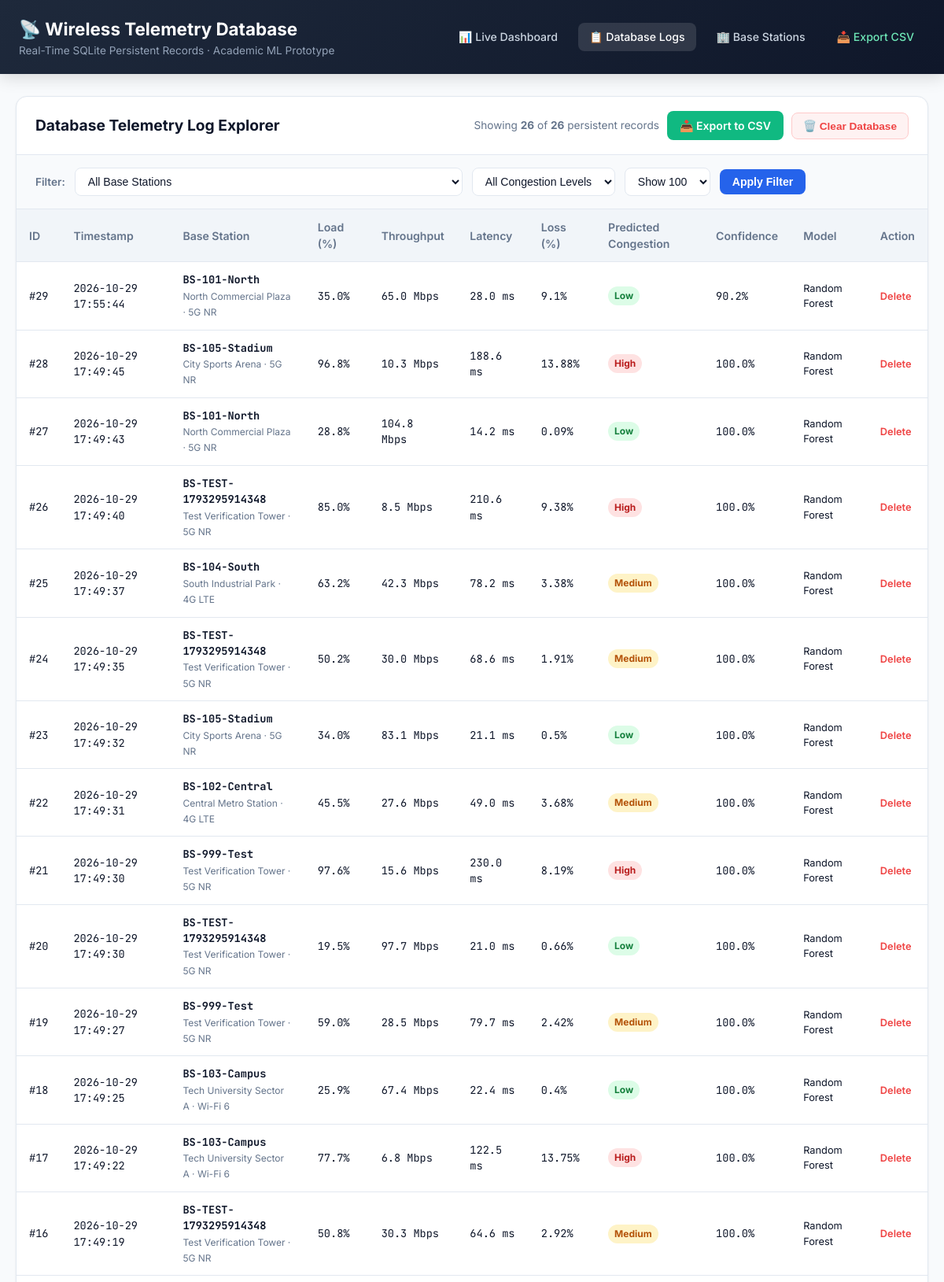
The app's page /history (upper part) with its own data.
### tables this page shows
CREATE TABLE telemetry_logs (
        id INTEGER PRIMARY KEY AUTOINCREMENT,
        cell_id TEXT NOT NULL,
        timestamp TIMESTAMP DEFAULT CURRENT_TIMESTAMP,
        network_load_pct REAL NOT NULL,
        throughput_mbps REAL NOT NULL,
        latency_ms REAL NOT NULL,
        packet_loss_pct REAL NOT NULL,
        predicted_congestion TEXT NOT NULL, -- Low, Medium, High
        confidence_pct REAL NOT NULL,
        model_used TEXT NOT NULL,
        prob_low REAL NOT NULL DEFAULT 0.0,
        prob_medium REAL NOT NULL DEFAULT 0.0,
        prob_high REAL NOT NULL DEFAULT 0.0,
        is_simulation INTEGER NOT NULL DEFAULT 0,
        FOREIGN KEY (cell_id) REFERENCES base_stations(cell_id) ON DELETE CASCADE
    );

CREATE TABLE base_stations (
        id INTEGER PRIMARY KEY AUTOINCREMENT,
        cell_id TEXT UNIQUE NOT NULL,
        name TEXT NOT NULL,
        location TEXT NOT NULL,
        frequency_band TEXT NOT NULL,
        technology TEXT NOT NULL, -- 4G LTE, 5G NR, Wi-Fi 6
        status TEXT NOT NULL DEFAULT 'Active', -- Active, Maintenance, Degraded
        created_at TIMESTAMP DEFAULT CURRENT_TIMESTAMP
    );

### app.py (the view)
@app.route("/history", methods=["GET"])
def history():
    cell_id = request.args.get("cell_id", "").strip() or None
    congestion = request.args.get("congestion", "").strip() or None
    limit = int(request.args.get("limit", 100))
    logs = database.get_recent_telemetry(limit=limit, cell_id=cell_id, congestion=congestion)
    base_stations = database.get_all_base_stations()
    db_stats = database.get_telemetry_statistics()
    return render_template(
        "history.html",
        logs=logs,
        base_stations=base_stations,
        selected_cell=cell_id,
        selected_congestion=congestion,
        db_stats=db_stats,
        total_shown=len(logs)
    )

### database.py (called while the page is built)
def get_db_connection() -> sqlite3.Connection:
    os.makedirs(DB_DIR, exist_ok=True)
    conn = sqlite3.connect(DB_PATH)
    conn.row_factory = sqlite3.Row
    conn.execute("PRAGMA foreign_keys = ON;")
    return conn

def get_all_base_stations() -> List[Dict[str, Any]]:
    conn = get_db_connection()
    cursor = conn.cursor()
    cursor.execute("SELECT * FROM base_stations ORDER BY cell_id ASC;")
    rows = [dict(row) for row in cursor.fetchall()]
    conn.close()
    return rows

def get_recent_telemetry(limit: int = 25, cell_id: Optional[str] = None, congestion: Optional[str] = None) -> List[Dict[str, Any]]:
    conn = get_db_connection()
    cursor = conn.cursor()
    query = """
    SELECT t.*, b.name as cell_name, b.technology
    FROM telemetry_logs t
    LEFT JOIN base_stations b ON t.cell_id = b.cell_id
    WHERE 1=1
    """
    params = []
    if cell_id:
        query += " AND t.cell_id = ?"
        params.append(cell_id)
    if congestion:
        query += " AND t.predicted_congestion = ?"
        params.append(congestion)
    query += " ORDER BY t.timestamp DESC, t.id DESC LIMIT ?;"
    params.append(limit)
    cursor.execute(query, params)
    rows = [dict(row) for row in cursor.fetchall()]
    conn.close()
    return rows

### templates/history.html (shortened to what this page needs)
<!DOCTYPE html>
<html lang="en">
<head>
</head>
<body>
    <header>
        <div class="header-container">
            <div>
                <h1 style="font-size: 1.4rem; font-weight: 700;">📡 Wireless Telemetry Database</h1>
                <p style="font-size: 0.85rem; color: #94a3b8;">Real-Time SQLite Persistent Records &middot; Academic ML Prototype</p>
            </div>
            <nav class="nav-links">
                <a href="/" class="nav-link">📊 Live Dashboard</a>
                <a href="/history" class="nav-link active">📋 Database Logs</a>
                <a href="/stations" class="nav-link">🏢 Base Stations</a>
                <a href="/api/export-csv" class="nav-link" style="color: #6ee7b7;">📥 Export CSV</a>
            </nav>
        </div>
    </header>
    <div class="container">
        <div class="card">
            <div class="card-header">
                <h2>Database Telemetry Log Explorer</h2>
                <div style="display: flex; gap: 10px; align-items: center;">
                    <span style="font-size: 0.85rem; color: var(--text-muted);">
                        Showing <strong>{{ total_shown }}</strong> of <strong>{{ db_stats.total_records }}</strong> persistent records
                    </span>
                    <a href="/api/export-csv" class="btn-export">📥 Export to CSV</a>
                    <button class="btn-clear" onclick="clearDatabase()">🗑️ Clear Database</button>
                </div>
            </div>
            <form method="GET" action="/history" class="filter-bar">
                <label style="font-size: 0.85rem; font-weight: 600; color: var(--text-muted);">Filter:</label>
                <select name="cell_id" class="filter-control">
                    <option value="">All Base Stations</option>
                </select>
                <select name="congestion" class="filter-control">
                    <option value="">All Congestion Levels</option>
                </select>
                <select name="limit" class="filter-control">
                    <option value="100" selected>Show 100</option>
                </select>
                <button type="submit" class="btn-filter">Apply Filter</button>
            </form>
            <div class="table-container">
                <table>
                    <thead>
                        <tr>
                            <th>ID</th>
                            <th>Timestamp</th>
                            <th>Base Station</th>
                            <th>Load (%)</th>
                            <th>Throughput</th>
                            <th>Latency</th>
                            <th>Loss (%)</th>
                            <th>Predicted Congestion</th>
                            <th>Confidence</th>
                            <th>Model</th>
                            <th>Action</th>
                        </tr>
                    </thead>
                    <tbody>
                        {% if logs %}
                            {% for log in logs %}
                                <tr id="row-{{ log.id }}">
                                    <td>#{{ log.id }}</td>
                                    <td>{{ log.timestamp }}</td>
                                    <td>
                                        <strong>{{ log.cell_id }}</strong><br>
                                        <span style="font-size: 0.75rem; color: var(--text-muted); font-family: 'Inter', sans-serif;">
                                            {{ log.cell_name or 'Station' }} &middot; {{ log.technology or '' }}
                                        </span>
                                    </td>
                                    <td>{{ log.network_load_pct }}%</td>
                                    <td>{{ log.throughput_mbps }} Mbps</td>
                                    <td>{{ log.latency_ms }} ms</td>
                                    <td>{{ log.packet_loss_pct }}%</td>
                                    <td>
                                        <span class="badge badge-{{ log.predicted_congestion | lower }}">
                                            {{ log.predicted_congestion }}
                                        </span>
                                    </td>
                                    <td>{{ log.confidence_pct }}%</td>
                                    <td style="font-family: 'Inter', sans-serif; font-size: 0.8rem;">
                                        {{ log.model_used }}
                                    </td>
                                    <td>
                                        <button class="btn-delete" onclick="deleteRecord({{ log.id }})">Delete</button>
                                    </td>
                                </tr>
                            {% endfor %}
                        {% else %}
                            <tr>
                                <td colspan="11" style="text-align: center; padding: 30px; color: var(--text-muted); font-family: 'Inter', sans-serif;">
                                    No database records found matching filter.
                                </td>
                            </tr>
                        {% endif %}
                    </tbody>
                </table>
            </div>
        </div>
    </div>
</body>
</html>

### templates/history.html (style rules this page uses)
:root { --primary: #2563eb; --primary-hover: #1d4ed8; --primary-light: #eff6ff; --success: #10b981; --success-light: #ecfdf5; --warning: #f59e0b; --warning-light: #fffbeb; --danger: #ef4444; --danger-light: #fef2f2; --bg-body: #f8fafc; --bg-card: #ffffff; --text-main: #0f172a; --text-muted: #64748b; --border: #e2e8f0; --radius-lg: 14px; --radius-md: 10px; --shadow-sm: 0 1px 3px rgba(0,0,0,0.06); }
* { box-sizing: border-box; margin: 0; padding: 0; }
body { font-family: 'Inter', -apple-system, BlinkMacSystemFont, sans-serif; background-color: var(--bg-body); color: var(--text-main); line-height: 1.5; padding-bottom: 50px; }
header { background: linear-gradient(135deg, #1e293b 0%, #0f172a 100%); color: #ffffff; padding: 20px 24px; box-shadow: 0 4px 20px rgba(0,0,0,0.15); }
.header-container { max-width: 1240px; margin: 0 auto; display: flex; justify-content: space-between; align-items: center; flex-wrap: wrap; gap: 16px; }
.nav-links { display: flex; gap: 12px; }
.nav-link { color: #cbd5e1; text-decoration: none; padding: 7px 14px; border-radius: 8px; font-size: 0.88rem; font-weight: 500; transition: all 0.2s; }
.nav-link:hover, .nav-link.active { color: #ffffff; background: rgba(255, 255, 255, 0.12); }
.container { max-width: 1240px; margin: 28px auto 0 auto; padding: 0 20px; }
.card { background: var(--bg-card); border-radius: var(--radius-lg); border: 1px solid var(--border); box-shadow: var(--shadow-sm); overflow: hidden; margin-bottom: 24px; }
.card-header { padding: 18px 24px; border-bottom: 1px solid var(--border); display: flex; justify-content: space-between; align-items: center; flex-wrap: wrap; gap: 12px; }
.card-header h2 { font-size: 1.2rem; font-weight: 700; }
.filter-bar { display: flex; gap: 12px; flex-wrap: wrap; align-items: center; padding: 16px 24px; background: #f8fafc; border-bottom: 1px solid var(--border); }
.filter-control { padding: 8px 12px; font-size: 0.88rem; border: 1px solid var(--border); border-radius: 8px; background: #fff; color: var(--text-main); }
.btn-filter { background: var(--primary); color: #fff; border: none; padding: 8px 16px; border-radius: 8px; font-size: 0.88rem; font-weight: 600; cursor: pointer; }
.btn-export { background: var(--success); color: #fff; text-decoration: none; padding: 8px 16px; border-radius: 8px; font-size: 0.88rem; font-weight: 600; display: inline-flex; align-items: center; gap: 6px; }
.btn-clear { background: #fef2f2; color: var(--danger); border: 1px solid #fecaca; padding: 8px 14px; border-radius: 8px; font-size: 0.85rem; font-weight: 600; cursor: pointer; }
.table-container { overflow-x: auto; }
table { width: 100%; border-collapse: collapse; font-size: 0.88rem; text-align: left; }
th { background: #f1f5f9; padding: 12px 16px; font-weight: 600; color: var(--text-muted); border-bottom: 1px solid var(--border); }
td { padding: 12px 16px; border-bottom: 1px solid var(--border); font-family: 'JetBrains Mono', monospace; font-size: 0.85rem; }
.badge { display: inline-block; padding: 3px 8px; border-radius: 9999px; font-size: 0.75rem; font-weight: 700; font-family: 'Inter', sans-serif; }
.badge-low { background: #dcfce7; color: #15803d; }
.badge-medium { background: #fef3c7; color: #b45309; }
.badge-high { background: #fee2e2; color: #b91c1c; }
.btn-delete { background: none; border: none; color: var(--danger); cursor: pointer; font-size: 0.8rem; font-weight: 600; font-family: 'Inter', sans-serif; }

### records on screen
telemetry_logs: id "29", timestamp "2026-10-29 17:55:44", cell_id "BS-101-North", name "North Commercial Plaza", technology "5G NR", network_load_pct "35.0", throughput_mbps "65.0", latency_ms "28.0", packet_loss_pct "9.1", predicted_congestion "Low", confidence_pct "90.2", model_used "Random Forest"
telemetry_logs: id "28", timestamp "2026-10-29 17:49:45", cell_id "BS-105-Stadium", name "City Sports Arena", technology "5G NR", network_load_pct "96.8", throughput_mbps "10.3", latency_ms "188.6", packet_loss_pct "13.88", predicted_congestion "High", confidence_pct "100.0", model_used "Random Forest"
telemetry_logs: id "27", timestamp "2026-10-29 17:49:43", cell_id "BS-101-North", name "North Commercial Plaza", technology "5G NR", network_load_pct "28.8", throughput_mbps "104.8", latency_ms "14.2", packet_loss_pct "0.09", predicted_congestion "Low", confidence_pct "100.0", model_used "Random Forest"
telemetry_logs: id "26", timestamp "2026-10-29 17:49:40", cell_id "BS-TEST-1793295914348", name "Test Verification Tower", technology "5G NR", network_load_pct "85.0", throughput_mbps "8.5", latency_ms "210.6", packet_loss_pct "9.38", predicted_congestion "High", confidence_pct "100.0", model_used "Random Forest"
telemetry_logs: id "25", timestamp "2026-10-29 17:49:37", cell_id "BS-104-South", name "South Industrial Park", technology "4G LTE", network_load_pct "63.2", throughput_mbps "42.3", latency_ms "78.2", packet_loss_pct "3.38", predicted_congestion "Medium", confidence_pct "100.0", model_used "Random Forest"
telemetry_logs: id "24", timestamp "2026-10-29 17:49:35", cell_id "BS-TEST-1793295914348", name "Test Verification Tower", technology "5G NR", network_load_pct "50.2", throughput_mbps "30.0", latency_ms "68.6", packet_loss_pct "1.91", predicted_congestion "Medium", confidence_pct "100.0", model_used "Random Forest"
telemetry_logs: id "23", timestamp "2026-10-29 17:49:32", cell_id "BS-105-Stadium", name "City Sports Arena", technology "5G NR", network_load_pct "34.0", throughput_mbps "83.1", latency_ms "21.1", packet_loss_pct "0.5", predicted_congestion "Low", confidence_pct "100.0", model_used "Random Forest"
telemetry_logs: id "22", timestamp "2026-10-29 17:49:31", cell_id "BS-102-Central", name "Central Metro Station", technology "4G LTE", network_load_pct "45.5", throughput_mbps "27.6", latency_ms "49.0", packet_loss_pct "3.68", predicted_congestion "Medium", confidence_pct "100.0", model_used "Random Forest"
telemetry_logs: id "21", timestamp "2026-10-29 17:49:30", cell_id "BS-999-Test", name "Test Verification Tower", technology "5G NR", network_load_pct "97.6", throughput_mbps "15.6", latency_ms "230.0", packet_loss_pct "8.19", predicted_congestion "High", confidence_pct "100.0", model_used "Random Forest"
telemetry_logs: id "20", timestamp "2026-10-29 17:49:30", cell_id "BS-TEST-1793295914348", name "Test Verification Tower", technology "5G NR", network_load_pct "19.5", throughput_mbps "97.7", latency_ms "21.0", packet_loss_pct "0.66", predicted_congestion "Low", confidence_pct "100.0", model_used "Random Forest"
telemetry_logs: id "19", timestamp "2026-10-29 17:49:27", cell_id "BS-999-Test", name "Test Verification Tower", technology "5G NR", network_load_pct "59.0", throughput_mbps "28.5", latency_ms "79.7", packet_loss_pct "2.42", predicted_congestion "Medium", confidence_pct "100.0", model_used "Random Forest"
telemetry_logs: id "18", timestamp "2026-10-29 17:49:25", cell_id "BS-103-Campus", name "Tech University Sector A", technology "Wi-Fi 6", network_load_pct "25.9", throughput_mbps "67.4", latency_ms "22.4", packet_loss_pct "0.4", predicted_congestion "Low", confidence_pct "100.0", model_used "Random Forest"
telemetry_logs: id "17", timestamp "2026-10-29 17:49:22", cell_id "BS-103-Campus", name "Tech University Sector A", technology "Wi-Fi 6", network_load_pct "77.7", throughput_mbps "6.8", latency_ms "122.5", packet_loss_pct "13.75", predicted_congestion "High", confidence_pct "100.0", model_used "Random Forest"
telemetry_logs: id "16", timestamp "2026-10-29 17:49:19", cell_id "BS-TEST-1793295914348", name "Test Verification Tower", technology "5G NR", network_load_pct "50.8", throughput_mbps "30.3", latency_ms "64.6", packet_loss_pct "2.92", predicted_congestion "Medium", confidence_pct "100.0", model_used "Random Forest"

### other values on screen
{{ total_shown }} "26"
{{ db_stats.total_records }} "26"
